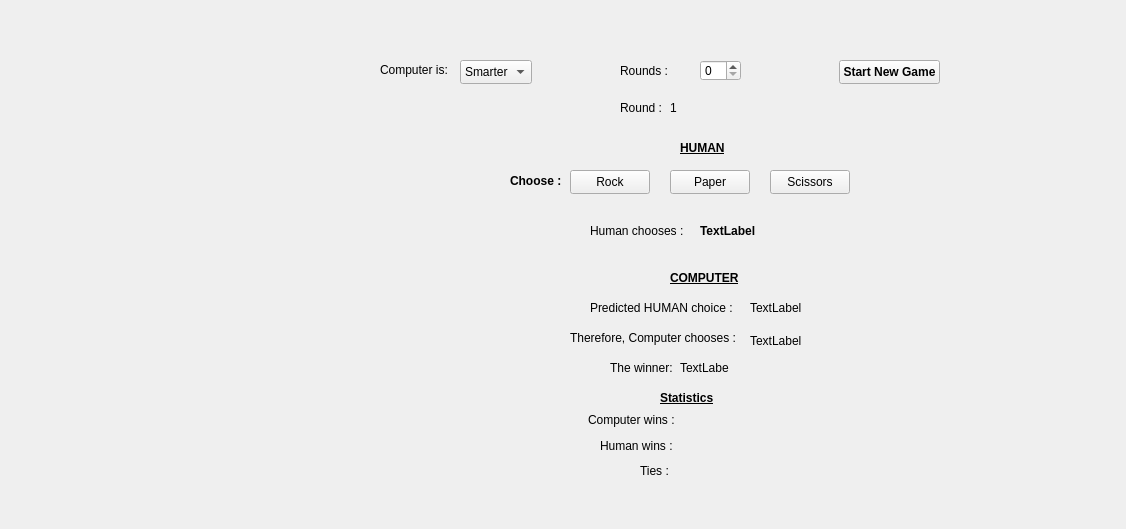
<?xml version="1.0" encoding="UTF-8"?>
<ui version="4.0">
 <class>MainWindow</class>
 <widget class="QMainWindow" name="MainWindow">
  <property name="geometry">
   <rect>
    <x>0</x>
    <y>0</y>
    <width>1126</width>
    <height>529</height>
   </rect>
  </property>
  <widget class="QWidget" name="centralWidget">
   <widget class="QPushButton" name="buttonRock">
    <property name="geometry">
     <rect>
      <x>570</x>
      <y>170</y>
      <width>80</width>
      <height>24</height>
     </rect>
    </property>
    <property name="text">
     <string>Rock</string>
    </property>
   </widget>
   <widget class="QPushButton" name="buttonPaper">
    <property name="geometry">
     <rect>
      <x>670</x>
      <y>170</y>
      <width>80</width>
      <height>24</height>
     </rect>
    </property>
    <property name="text">
     <string>Paper</string>
    </property>
   </widget>
   <widget class="QPushButton" name="buttonScissors">
    <property name="geometry">
     <rect>
      <x>770</x>
      <y>170</y>
      <width>80</width>
      <height>24</height>
     </rect>
    </property>
    <property name="text">
     <string>Scissors</string>
    </property>
   </widget>
   <widget class="QLabel" name="label">
    <property name="geometry">
     <rect>
      <x>510</x>
      <y>170</y>
      <width>51</width>
      <height>21</height>
     </rect>
    </property>
    <property name="font">
     <font>
      <bold>true</bold>
     </font>
    </property>
    <property name="text">
     <string>Choose :</string>
    </property>
   </widget>
   <widget class="QLabel" name="label_2">
    <property name="geometry">
     <rect>
      <x>380</x>
      <y>60</y>
      <width>91</width>
      <height>20</height>
     </rect>
    </property>
    <property name="text">
     <string>Computer is:</string>
    </property>
   </widget>
   <widget class="QComboBox" name="comboBox">
    <property name="geometry">
     <rect>
      <x>460</x>
      <y>60</y>
      <width>72</width>
      <height>24</height>
     </rect>
    </property>
    <item>
     <property name="text">
      <string>Smarter</string>
     </property>
    </item>
    <item>
     <property name="text">
      <string>Normal</string>
     </property>
    </item>
   </widget>
   <widget class="QLabel" name="label_3">
    <property name="geometry">
     <rect>
      <x>620</x>
      <y>60</y>
      <width>51</width>
      <height>21</height>
     </rect>
    </property>
    <property name="text">
     <string>Rounds :</string>
    </property>
   </widget>
   <widget class="QSpinBox" name="spinBox">
    <property name="geometry">
     <rect>
      <x>700</x>
      <y>60</y>
      <width>41</width>
      <height>21</height>
     </rect>
    </property>
   </widget>
   <widget class="QPushButton" name="pushButton">
    <property name="geometry">
     <rect>
      <x>839</x>
      <y>60</y>
      <width>101</width>
      <height>24</height>
     </rect>
    </property>
    <property name="font">
     <font>
      <bold>true</bold>
     </font>
    </property>
    <property name="text">
     <string>Start New Game</string>
    </property>
   </widget>
   <widget class="QLabel" name="label_4">
    <property name="geometry">
     <rect>
      <x>620</x>
      <y>100</y>
      <width>49</width>
      <height>16</height>
     </rect>
    </property>
    <property name="text">
     <string>Round :</string>
    </property>
   </widget>
   <widget class="QLabel" name="round_val">
    <property name="geometry">
     <rect>
      <x>670</x>
      <y>100</y>
      <width>49</width>
      <height>16</height>
     </rect>
    </property>
    <property name="text">
     <string>1</string>
    </property>
   </widget>
   <widget class="QLabel" name="HUMAN_Label">
    <property name="geometry">
     <rect>
      <x>680</x>
      <y>140</y>
      <width>49</width>
      <height>16</height>
     </rect>
    </property>
    <property name="font">
     <font>
      <bold>true</bold>
      <underline>true</underline>
     </font>
    </property>
    <property name="text">
     <string>HUMAN</string>
    </property>
   </widget>
   <widget class="QLabel" name="label_5">
    <property name="geometry">
     <rect>
      <x>590</x>
      <y>210</y>
      <width>111</width>
      <height>41</height>
     </rect>
    </property>
    <property name="text">
     <string>Human chooses : </string>
    </property>
   </widget>
   <widget class="QLabel" name="labelHumanChoice">
    <property name="geometry">
     <rect>
      <x>700</x>
      <y>220</y>
      <width>91</width>
      <height>21</height>
     </rect>
    </property>
    <property name="font">
     <font>
      <bold>true</bold>
     </font>
    </property>
    <property name="text">
     <string>TextLabel</string>
    </property>
   </widget>
   <widget class="QLabel" name="label_7">
    <property name="geometry">
     <rect>
      <x>670</x>
      <y>270</y>
      <width>71</width>
      <height>16</height>
     </rect>
    </property>
    <property name="font">
     <font>
      <bold>true</bold>
      <underline>true</underline>
     </font>
    </property>
    <property name="text">
     <string>COMPUTER</string>
    </property>
   </widget>
   <widget class="QLabel" name="label_8">
    <property name="geometry">
     <rect>
      <x>590</x>
      <y>300</y>
      <width>201</width>
      <height>16</height>
     </rect>
    </property>
    <property name="text">
     <string>Predicted HUMAN choice : </string>
    </property>
   </widget>
   <widget class="QLabel" name="label_9">
    <property name="geometry">
     <rect>
      <x>570</x>
      <y>330</y>
      <width>171</width>
      <height>16</height>
     </rect>
    </property>
    <property name="text">
     <string>Therefore, Computer chooses : </string>
    </property>
   </widget>
   <widget class="QLabel" name="label_10">
    <property name="geometry">
     <rect>
      <x>610</x>
      <y>360</y>
      <width>71</width>
      <height>16</height>
     </rect>
    </property>
    <property name="text">
     <string>The winner: </string>
    </property>
   </widget>
   <widget class="QLabel" name="Statistics">
    <property name="geometry">
     <rect>
      <x>660</x>
      <y>390</y>
      <width>61</width>
      <height>16</height>
     </rect>
    </property>
    <property name="font">
     <font>
      <bold>true</bold>
      <underline>true</underline>
     </font>
    </property>
    <property name="text">
     <string>Statistics</string>
    </property>
   </widget>
   <widget class="QLabel" name="labelComputerWins">
    <property name="geometry">
     <rect>
      <x>588</x>
      <y>410</y>
      <width>141</width>
      <height>20</height>
     </rect>
    </property>
    <property name="text">
     <string>Computer wins :</string>
    </property>
   </widget>
   <widget class="QLabel" name="labelHumanWins">
    <property name="geometry">
     <rect>
      <x>600</x>
      <y>430</y>
      <width>111</width>
      <height>31</height>
     </rect>
    </property>
    <property name="text">
     <string>Human wins :</string>
    </property>
   </widget>
   <widget class="QLabel" name="labelTies">
    <property name="geometry">
     <rect>
      <x>640</x>
      <y>460</y>
      <width>81</width>
      <height>21</height>
     </rect>
    </property>
    <property name="text">
     <string>Ties :</string>
    </property>
   </widget>
   <widget class="QLabel" name="labelComputerChoice">
    <property name="geometry">
     <rect>
      <x>750</x>
      <y>330</y>
      <width>141</width>
      <height>21</height>
     </rect>
    </property>
    <property name="text">
     <string>TextLabel</string>
    </property>
   </widget>
   <widget class="QLabel" name="labelHumanChoice_2">
    <property name="geometry">
     <rect>
      <x>750</x>
      <y>300</y>
      <width>91</width>
      <height>16</height>
     </rect>
    </property>
    <property name="text">
     <string>TextLabel</string>
    </property>
   </widget>
   <widget class="QLabel" name="labelWinner">
    <property name="geometry">
     <rect>
      <x>680</x>
      <y>360</y>
      <width>49</width>
      <height>16</height>
     </rect>
    </property>
    <property name="text">
     <string>TextLabel</string>
    </property>
   </widget>
  </widget>
  <action name="actionExit">
   <property name="text">
    <string>Exit</string>
   </property>
  </action>
 </widget>
 <resources/>
 <connections/>
</ui>
